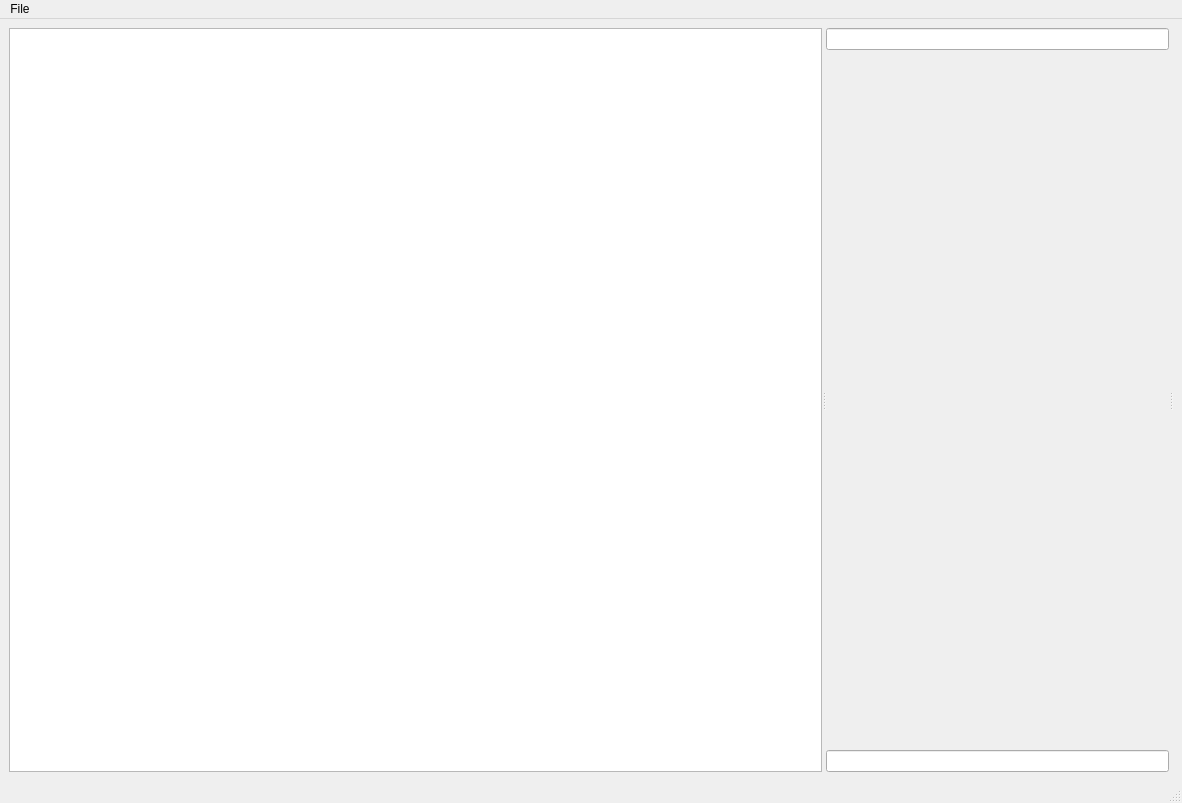
<?xml version="1.0" encoding="UTF-8"?>
<ui version="4.0">
 <class>Client</class>
 <widget class="QMainWindow" name="Client">
  <property name="geometry">
   <rect>
    <x>0</x>
    <y>0</y>
    <width>1182</width>
    <height>803</height>
   </rect>
  </property>
  <property name="windowTitle">
   <string>Harpoon</string>
  </property>
  <widget class="QWidget" name="centralwidget">
   <layout class="QVBoxLayout" name="verticalLayout_2">
    <item>
     <widget class="QSplitter" name="chatSplitter">
      <property name="orientation">
       <enum>Qt::Horizontal</enum>
      </property>
      <widget class="QTreeView" name="channels">
       <property name="headerHidden">
        <bool>true</bool>
       </property>
       <attribute name="headerDefaultSectionSize">
        <number>0</number>
       </attribute>
      </widget>
      <widget class="QWidget" name="layoutWidget">
       <layout class="QVBoxLayout" name="verticalLayout">
        <item>
         <widget class="QLineEdit" name="topic"/>
        </item>
        <item>
         <widget class="QStackedWidget" name="chats"/>
        </item>
        <item>
         <widget class="QLineEdit" name="message"/>
        </item>
       </layout>
      </widget>
      <widget class="QStackedWidget" name="userViews">
       <property name="currentIndex">
        <number>-1</number>
       </property>
      </widget>
     </widget>
    </item>
   </layout>
  </widget>
  <widget class="QMenuBar" name="menubar">
   <property name="geometry">
    <rect>
     <x>0</x>
     <y>0</y>
     <width>1182</width>
     <height>19</height>
    </rect>
   </property>
   <widget class="QMenu" name="menuFile">
    <property name="title">
     <string>File</string>
    </property>
    <addaction name="actionConfigure_Server"/>
    <addaction name="actionConfigure_Networks"/>
    <addaction name="separator"/>
    <addaction name="actionQuit"/>
   </widget>
   <addaction name="menuFile"/>
  </widget>
  <widget class="QStatusBar" name="statusbar"/>
  <action name="actionQuit">
   <property name="text">
    <string>Quit</string>
   </property>
  </action>
  <action name="actionConfigure_Server">
   <property name="text">
    <string>Configure Bouncer</string>
   </property>
  </action>
  <action name="actionConfigure_Networks">
   <property name="text">
    <string>Configure Networks</string>
   </property>
  </action>
 </widget>
 <resources/>
 <connections/>
</ui>
